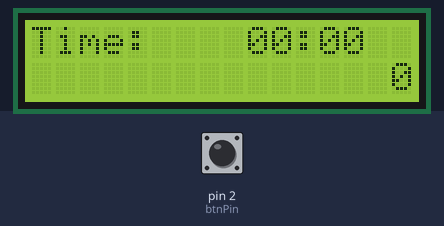
Simulated run of this sketch. Board: Arduino Uno, built with avr-gcc and run on an emulated ATmega328P. Shown: 16×2 character LCD. The test bench sets the inputs (shaded band); at power-on: pin 2 (btnPin) HIGH.

Above: at 1.2 s.
1.3 s: pin 2 (btnPin) pulled LOW for 0.15 s
At 2.0 s:
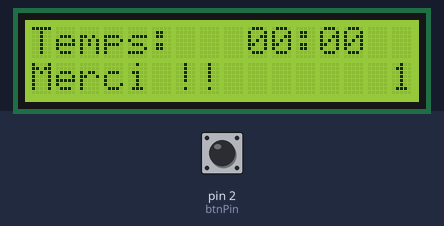
4.4 s: pin 2 (btnPin) pulled LOW for 1 s
At 5.2 s:
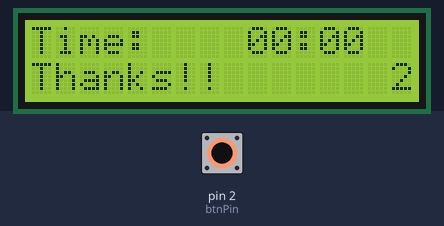
8.4 s: pin 2 (btnPin) pulled LOW for 0.15 s
At 10.2 s:
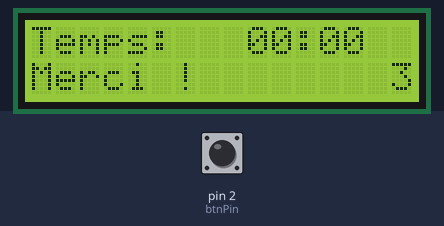
10.9 s: pin 2 (btnPin) pulled LOW for 1 s
At 12.4 s:
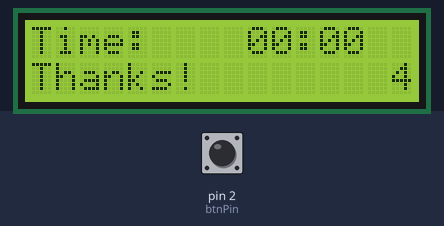
Timing chart, 0 to 13.9 s (numbered marks = the images above; inputs shaded):
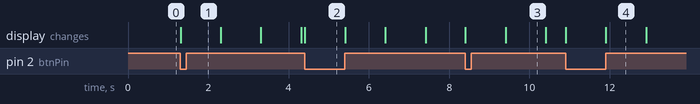

Measured:
- after the input at 1.3 s, the display: changes at once (image 1)
- after the input at 4.4 s, the display: changes at once (image 2)
- after the input at 8.4 s, the display: first changes at once (image 3 shows a later state)
- after the input at 10.9 s, the display: first changes at once (image 4 shows a later state)

The sketch:

SIK_Circuit_4A_LCDHelloWorld_Challenge.ino
```cpp
/*
  SparkFun Inventor’s Kit
  Circuit 4A-HelloWorld

  The LCD will display the words "Hello World" and show how many seconds have passed since
  the RedBoard was last reset.

  This sketch was written by SparkFun Electronics, with lots of help from the Arduino community.
  This code is completely free for any use.

  View circuit diagram and instructions at: https://learn.sparkfun.com/tutorials/sparkfun-inventors-kit-experiment-guide---v41
  Download drawings and code at: https://github.com/sparkfun/SIK-Guide-Code
*/

#include <LiquidCrystal.h>  //the liquid crystal library contains commands for printing to the display
#include <time.h>

LiquidCrystal lcd(13, 12, 11, 10, 9, 8);  // tell the RedBoard what pins are connected to the display

String line1Eng = "Time:    ";  // english first line message
String line1Fre = "Temps:   ";  // french
String line2Eng = "Thanks";  // english second line message
String line2Fre = "Merci ";  // french

bool isEnglish = true;  // default english language

int btnCount = 0;             // count the number of times the button was pressed
long thanksUntil = millis();  // Until what millisecond do we hide exclamation marks for?
int lastM = 0;
int btnPin = 2;

void setup() {

  lcd.begin(16, 2);  //tell the lcd library that we are using a display that is 16 characters wide and 2 characters high
  lcd.clear();       //clear the display
  pinMode(btnPin, INPUT_PULLUP);
}

// button press event
void btnPress() {
  // increase button count
  btnCount++;
  // set thanks exclamation mark count to 3,000 milliseconds or 3 seconds (but not higher!)
  thanksUntil = millis() + 3000;
  // just for fun, switch language
  isEnglish = !isEnglish;
}

// Helper function for generating first line, I don't like cluttering up the main loop
String firstLineMessage() {
  char buff[80];
  time_t rawtime;
  strftime(buff, 80, "%R", localtime(&rawtime));
  return (((isEnglish) ? line1Eng : line1Fre) + buff);
}

void left_fill_zeros(char* dest, const char* str, int length) {
  sprintf(dest, "%.*d%s", (int)(length - strlen(str)), 0, str);
}

String secondLineMessage() {
  // init string
  String returnString = "";

  // do we say thanks?
  if (thanksUntil > millis())
    returnString = (isEnglish) ? line2Eng : line2Fre;
  else
    returnString = "      ";  // we need to pad with white space!

  // do we show any exclamation marks?
  int excCount = (thanksUntil - millis()) / 1000;
  for (int i = 0; i < excCount; i++)
    returnString += "!";

  // now everything must line up
  for (int i = min(3, max(0, excCount)); i <= 3; i++)
    returnString += " ";

  // so far, we are at 9 characters. we want three at the end for the button count, so we need a gap of 4 spaces:
  returnString += "   ";

  // now display the number of button presses
  if (btnCount < 100) returnString += " ";  // add padding
  if (btnCount < 10) returnString += " ";   // add padding
  return returnString + btnCount;

  //return returnString;
}

bool btnDown = false;
void loop() {

  // is the button up?
  if (digitalRead(btnPin) == HIGH) {
    btnDown = false;
  }

  // check for button press
  if (digitalRead(btnPin) == LOW && !btnDown) {
    btnPress();
    btnDown = true;
  }

  // first line
  lcd.setCursor(0, 0);            //set the cursor to the 0,0 position (top left corner)
  lcd.print(firstLineMessage());  //print hello, world! starting at that position

  // second line
  lcd.setCursor(0, 1);             //move the cursor to the first space of the bottom row
  lcd.print(secondLineMessage());  //print the number of seconds that have passed since the last reset
}
```
